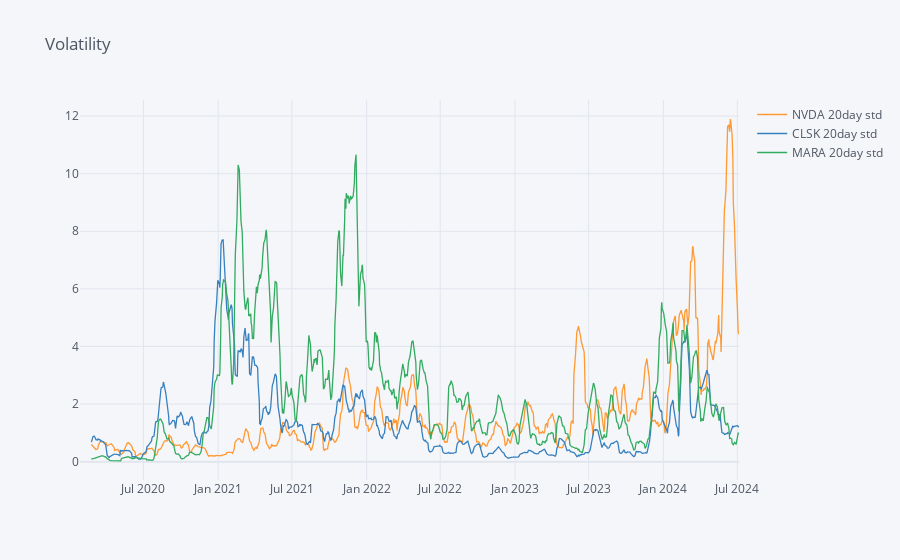

The cell this chart's notebook holds for it:
### Code cell
stocks['NVDA','Rolling STD']=NVDA['Close'].rolling(window).std()
stocks['CLSK','Rolling STD']=CLSK['Close'].rolling(window).std()
stocks['MARA','Rolling STD']=MARA['Close'].rolling(window).std()

pd.concat([stocks['NVDA','Rolling STD'],
           stocks['CLSK','Rolling STD'],
           stocks['MARA','Rolling STD']],axis=1,
          keys=(f'NVDA {window}day std',f'CLSK {window}day std',f'MARA {window}day std')).iplot(title='Volatility')

### Figure 1 — Plotly figure (JSON) as saved in the notebook; plotly's stock layout.template omitted (floating-point values rounded to 4 significant figures; data arrays with more than 128 entries replaced by an {"elided": "..."} marker saying what was removed)
{"data": [{"line": {"color": "rgba(255, 153, 51, 1.0)", "dash": "solid", "shape": "linear", "width": 1.3}, "mode": "lines", "name": "NVDA 20day std", "text": "", "type": "scatter", "x": {"elided": "1118 str values"}, "y": {"elided": "1118 mixed values"}}, {"line": {"color": "rgba(55, 128, 191, 1.0)", "dash": "solid", "shape": "linear", "width": 1.3}, "mode": "lines", "name": "CLSK 20day std", "text": "", "type": "scatter", "x": {"elided": "1118 str values"}, "y": {"elided": "1118 mixed values"}}, {"line": {"color": "rgba(50, 171, 96, 1.0)", "dash": "solid", "shape": "linear", "width": 1.3}, "mode": "lines", "name": "MARA 20day std", "text": "", "type": "scatter", "x": {"elided": "1118 str values"}, "y": {"elided": "1118 mixed values"}}], "layout": {"legend": {"bgcolor": "#F5F6F9", "font": {"color": "#4D5663"}}, "paper_bgcolor": "#F5F6F9", "plot_bgcolor": "#F5F6F9", "title": {"font": {"color": "#4D5663"}, "text": "Volatility"}, "xaxis": {"gridcolor": "#E1E5ED", "showgrid": true, "tickfont": {"color": "#4D5663"}, "title": {"font": {"color": "#4D5663"}, "text": ""}, "zerolinecolor": "#E1E5ED"}, "yaxis": {"gridcolor": "#E1E5ED", "showgrid": true, "tickfont": {"color": "#4D5663"}, "title": {"font": {"color": "#4D5663"}, "text": ""}, "zerolinecolor": "#E1E5ED"}}}
